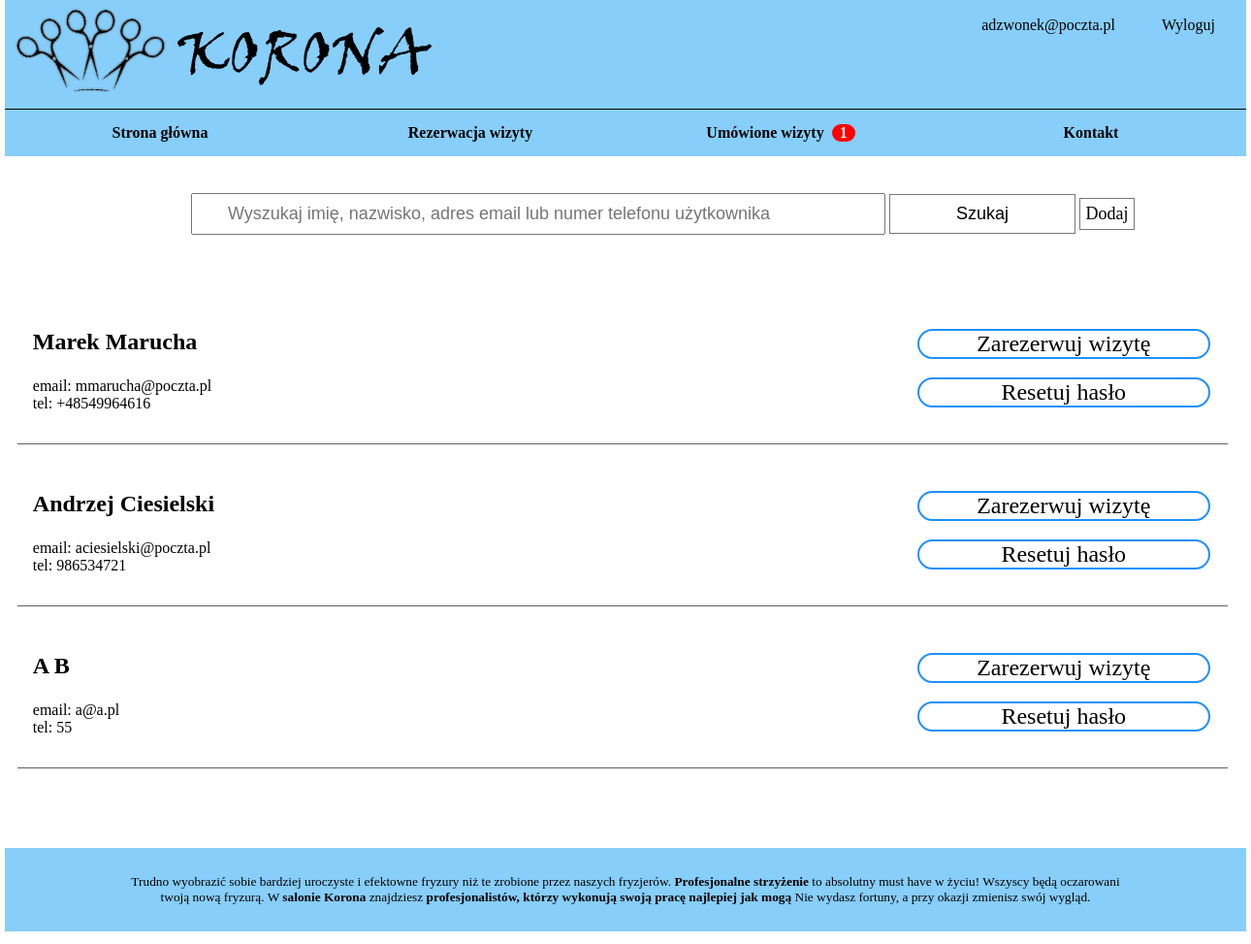
Screenshot of /klienci.php (signed in) with the database file from the repository.
### tables this page shows
CREATE TABLE `uzytkownicy` (
  `ID` int(11) NOT NULL,
  `Imie` varchar(25) NOT NULL,
  `Nazwisko` varchar(50) NOT NULL,
  `Email` varchar(50) NOT NULL,
  `Haslo` varchar(25) DEFAULT NULL,
  `Telefon` varchar(12) NOT NULL,
  `Adres` varchar(50) DEFAULT NULL,
  `KodPocztowy` varchar(6) DEFAULT NULL,
  `Miejscowosc` varchar(60) DEFAULT NULL,
  `Pesel` varchar(11) DEFAULT NULL,
  `Rola` int(11) NOT NULL
);

### klienci.php (the view, shortened to what this page needs)
<?php
    $servername = "localhost";
    $username = "root";
    $password = "";
    $conn = new mysqli($servername, $username, $password, "Fryzjer");
    $status = $_SESSION['status']??false;
    $email = $_SESSION['email']??null;
    $rola = $_SESSION['rola']??2;
    $wyszukaj=$_POST["wyszukaj"]??"";
?>
<!DOCTYPE html>
<html lang="en">
<head>
    <link rel="stylesheet" href="style.css">
</head>
<body onload='powiadomienie("informacja")'>
    <div class="strona">
        <div class="banner">
            <div class="banner-logo">
            <a href="index.php"><img src="logo.png" alt="logo"/></a>
            </div>
            <section>
                <div class="banner-profile">
                    <?php if($status):?>
                        <div class="log">
                            <a href="logout.php">Wyloguj</a>
                        </div>
                        <div class="profil-email">
                            <a href="profil.php"><?php echo $email?></a>
                        </div>
                    <?php else:?>
                        <div class="log">
                            <a href="log.php">Zaloguj</a>
                        </div>
                    <?php endif;?>
                </div>
            </section>
        </div>
        <div class="nav">
            <ul>
                <a href="index.php"><li>Strona główna</li></a>
                <a <?php if($rola!=2){ echo "onclick=\"rezerwacja()\"";} else { echo "href=\"uslugi.php\"";} ?> ><li>Rezerwacja wizyty</li></a>
                <a href="wizyty.php"><li>Umówione wizyty &nbsp
                <?php
                    if($rola==1)
                    {
                        $querry = mysqli_query($conn,"SELECT Count(r.ID)FROM uzytkownicy u, rezerwacja r WHERE u.ID=r.Pracownik AND u.Email='$email' AND potwierdzona=0");
                        $row=mysqli_fetch_row($querry)[0];
                        if($row>9)
                        {
                            echo "<span class='notifications'> &nbsp 9+ &nbsp</span>";
                        }
                        elseif($row>0 && $row<=9)
                        {
                            echo "<span class='notifications'> &nbsp $row  &nbsp</span>";
                        }
                    }
                    echo "</li></a>";
                ?>
                <a href="kontakt.php"><li>Kontakt</li></a>
            </ul>
        </div>
        <div class="content">
            <div class="wizytaDlaKogos">
                <div class="wyszukaj">
                    <form action="klienci.php" method="post">
                        <input type="text" name="wyszukaj" placeholder="Wyszukaj imię, nazwisko, adres email lub numer telefonu użytkownika">
                        <input type="submit" value="Szukaj">
                    <a href="addUser.php/?u=2" style="border: 0.1em solid rgb(118, 118, 118); padding: 0.3em 0.3em; font-size: large;">Dodaj</a>
                    </form>
                </div>
            </div>
            <div class='klienci'>
                <?php
                    $query = mysqli_query($conn,"SELECT ID, Imie, Nazwisko, Email, Telefon FROM uzytkownicy WHERE Rola=2 AND (Imie LIKE '%$wyszukaj%' OR Nazwisko LIKE '%$wyszukaj%' OR Email LIKE '%$wyszukaj%' OR Telefon LIKE '%$wyszukaj%') LIMIT 5");
                    while($row=mysqli_fetch_row($query))
                    {
                        echo    "<div class='klient'>
                                    <div class='klient-info'>
                                        <div class='klient-nazwa'>$row[1] $row[2]</div>
                                        <div class='klient-dane'>"; if($row[3]!="") echo "email: $row[3]<br>"; echo "tel: $row[4]</div>
                                    </div>
                                    <div class='klient-przyciski'>
                                        <div class='klient-przycisk' onclick='zarezerwujDla(\"$row[1]\", \"$row[2]\", $row[0])'>Zarezerwuj wizytę</div>";
                                        if($row[3]!="")
                                            echo "<div class='klient-przycisk' onclick='zresetujHasloDlaKlienta(\"$row[1]\", \"$row[2]\", $row[0])'>Resetuj hasło</div>";
                        echo    "</div></div>";
                    }
                ?>
            </div>
        </div>
        <div class="stopka">
            <p>Trudno wyobrazić sobie bardziej uroczyste i efektowne fryzury niż te zrobione przez naszych fryzjerów.
                <strong>Profesjonalne strzyżenie</strong>
                to absolutny must have w życiu!
                <span> </span> Wszyscy będą oczarowani twoją nową fryzurą. W
                <span> </span><strong>salonie Korona</strong><span> </span>
                znajdziesz
                <strong>profesjonalistów, którzy wykonują swoją pracę najlepiej jak mogą</strong>
                Nie wydasz fortuny, a przy okazji zmienisz swój wygląd.
            </p>
        </div>
    </div>
</body>
</html>

### style.css (style rules this page uses)
a { text-decoration: none; color: black; cursor: pointer; }
.strona { width: 1280px; height: auto; margin-left: auto; margin-right: auto; margin-top: 0; }
.banner { max-width: 100%; height: 7em; background-color: lightskyblue; border-bottom:1px solid black; }
.banner-logo { float: left; }
.banner-profile { float: right; width: 50%; height: 3.2em; }
.profil-email { float: right; height: 100%; margin-right: 1em; cursor: pointer; }
.log { float: right; height: 100%; margin-right: 1em; cursor: pointer; }
.log a, .profil-email a { flex: 1; display: flex; align-items: center; justify-content: center; padding: 0 1em; height: 100%; border-radius: 0.5em; }
.nav { clear: both; }
.nav a { text-decoration: none; color: black; }
.nav ul { background-color: lightskyblue; width: 100%; height: 3em; padding: 0; margin: 0; font-weight: bolder; }
.nav li { float: left; list-style: none; width: 25%; display: flex; align-items: center; justify-content: center; height: 100%; }
.notifications { background-color: red; color: white; border-radius: 1em; }
.content { width: 100%; min-height: 700px; height: auto; background-color: white; display: flex; flex-wrap: wrap; }
.stopka { width: 100%; height: auto; clear: both; text-align: center; font-size: smaller; background-color: lightskyblue; }
.stopka p { width: 80%; padding: 2em; margin-left: auto; margin-right: auto; }
.wizytaDlaKogos { width: 100%; height: auto; }
.wyszukaj { padding-top: 3%; padding-bottom: 3%; width: 100%; height: 3em; }
.wyszukaj input[type=text] { margin-left: 15%; width: 50%; font-size: large; padding: 0.5em 2em; }
.wyszukaj input[type=submit] { text-align: center; font-size: large; padding: 0.5em 2em; width: 15%; background-color: white; border: 0.1em solid rgb(118, 118, 118); }
.klienci { width: 95%; height: 100%; padding: 1%; }
.klient { width:100%; height:auto; float:left; border-bottom: rgb(97, 97, 97) 1px solid; margin-bottom: 2em; padding: 1em; display: flex; flex-wrap: wrap; }
.klient-info { float: left; width: 75%; height: 100%; }
.klient-nazwa { float:left; width: 100%; font-size:x-large; padding-bottom: 0.3em; font-weight: bold; }
.klient-dane { float: left; width: 100%; display: flex; align-content: center; justify-content: left; flex-wrap: wrap; padding-top: 1em; padding-bottom: 1em; }
.klient-przyciski { height: 100%; width: 25%; float: right; }
.klient-przycisk { width: 98%; font-size: x-large; text-align: right; display: flex; align-content: center; justify-content: center; color: black; border: dodgerblue 2px solid; border-radius: 1em; margin-bottom: 0.79em; cursor: pointer; }

### rows the page displays
uzytkownicy: Imie "Marek", Nazwisko "Marucha", Email "mmarucha@poczta.pl", Telefon "+48549964616"
uzytkownicy: Imie "Andrzej", Nazwisko "Ciesielski", Email "aciesielski@poczta.pl", Telefon "986534721"
uzytkownicy: Imie "A", Nazwisko "B", Email "a@a.pl", Telefon "55"

### other values shown
$email "adzwonek@poczta.pl"
$row "1"
